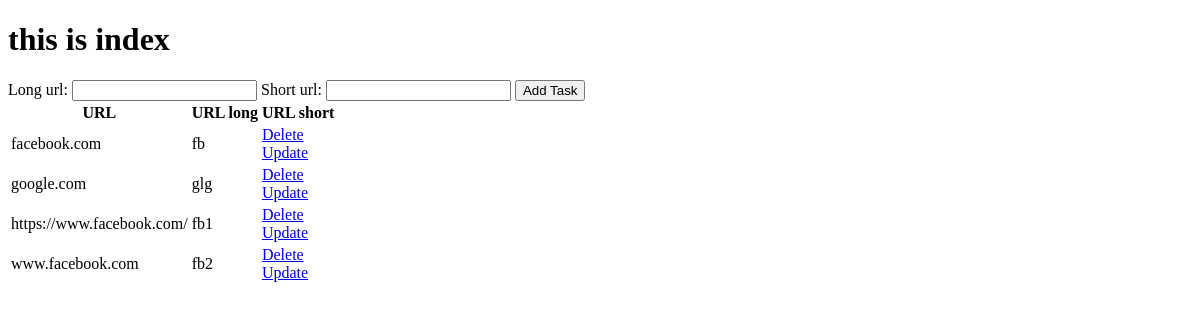
Before: / with the older database file.
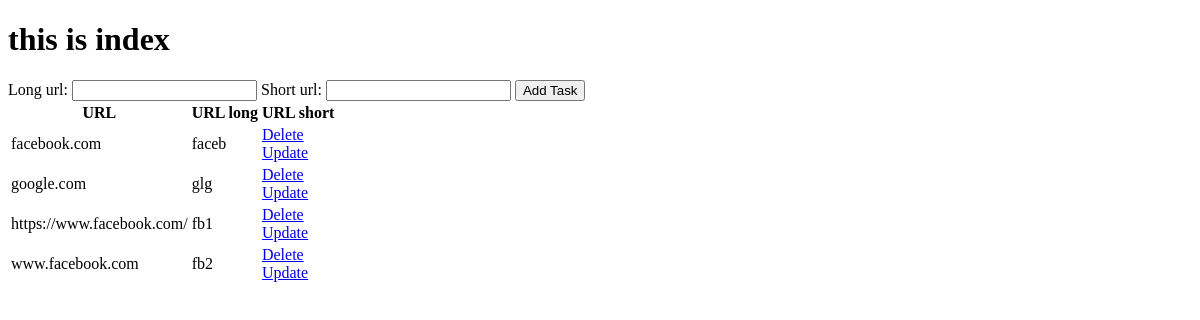
After: the same page with the newer database file.
### app.py (models this page shows)
class YourUrl(db.Model):
    id = db.Column(db.Integer, primary_key=True)
    long_url = db.Column(db.String(200), nullable=False)
    short_url = db.Column(db.String(200), unique=True, nullable=False)
    date_created = db.Column(db.DateTime, default=datetime.utcnow)

### app.py (the view)
@app.route('/', methods=['POST', 'GET'])
def index():
    if request.method == 'POST':
        link_long_url = request.form['long_url']
        link_short_url = request.form['short_url']
        new_url = YourUrl(long_url=link_long_url, short_url=link_short_url)
        try:
            db.session.add(new_url)
            db.session.commit()
            return redirect('/')
        except:
            return 'There was an issue adding your task'
    else:
        all_urls = YourUrl.query.order_by(YourUrl.date_created).all()
        return render_template('index.html', all_the_urls=all_urls)

### templates/index.html (shortened to what this page needs)
<!DOCTYPE html>
<html lang="en">
<head>
</head>
<body>
    <h1>this is index</h1>
    <div class="content">
        <form action="/" method="POST">
            <label>Long url:</label>
            <input type="text" name="long_url" id="long_url">
            <label>Short url:</label>
            <input type="text" name="short_url" id="short_url">
            <input type="submit" value="Add Task">
        </form>
    </div>
    {% if all_the_urls|length < 1 %}
    <h1>There are no urls create one below:</1>
    {% else %}
    <table>
        <tr>
            <th>URL</th>
            <th>URL long</th>
            <th>URL short</th>
        </tr>
        {% for url_link in all_the_urls %}
        <tr>
            <td>{{ url_link.long_url }}</td>
            <td>{{ url_link.short_url  }}</td>
            <td>
                <a href="/delete/{{url_link.id}}">Delete</a>
                <br />
                <a href="/update/{{url_link.id}}">Update</a>
            </td>
        </tr>
        {% endfor %}
    </table>
    {% endif %}
</body>
</html>

Changed rows visible on the page:
changed YourUrl "facebook.com": short_url "fb" → "faceb"
